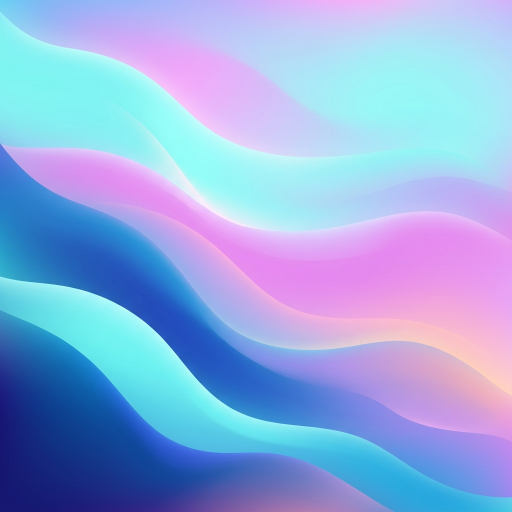
#> input picture bg.png, 1024 x 1024 px (shown at 1/2 size)
$ python -i test_whiten3.py   (imports and definitions only)
#> lines starting #> are read from the running program, lines starting #| are printed output that depends on the picture
import cv2
import numpy as np

def whiten_background_new(image):
    if image is None:
        return None
    gray = cv2.cvtColor(image, cv2.COLOR_BGR2GRAY)
    h_orig, w_orig = gray.shape
    scale = 0.2
    gray_small = cv2.resize(gray, (0, 0), fx=scale, fy=scale)
    kernel = np.ones((11, 11), np.uint8)
    bg_gray_small = cv2.dilate(gray_small, kernel)
    bg_gray = cv2.resize(bg_gray_small, (w_orig, h_orig))
    bg_gray = np.maximum(bg_gray, 1)

    image_float = image.astype(np.float32)
    bg_gray_float = bg_gray.astype(np.float32)
    bg_gray_float = np.expand_dims(bg_gray_float, axis=-1)

    result = np.clip((image_float / bg_gray_float) * 255.0, 0, 255).astype(np.uint8)
    return result

img = np.full((500, 500, 3), 180, dtype=np.uint8)
# [2 lines not run here, left out]

result = whiten_background_new(img)
# [2 lines not run here, left out]

>>> import cv2
>>> picture = cv2.imread('bg.png')
#> picture is the input picture: shape (1024, 1024, 3); mean B, G, R 223.8, 172, 145.4
>>> result = whiten_background_new(picture)
#> in whiten_background_new (call 2), `gray = cv2.cvtColor(image, cv2.COLOR_BGR2GRAY)`:
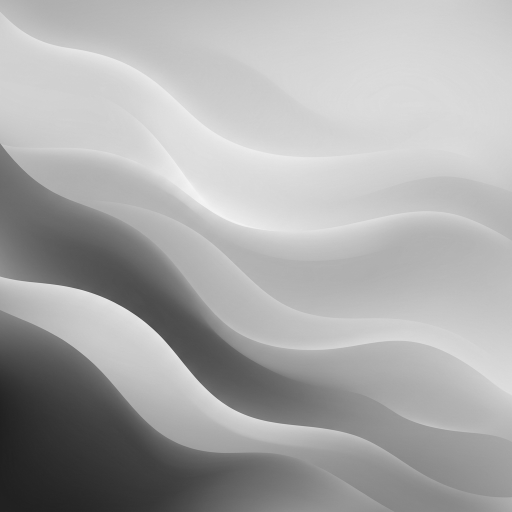
#> gray: shape (1024, 1024) (shown at 1/2 size); min 29, max 246, mean 170
#> in whiten_background_new (call 2), `gray_small = cv2.resize(gray, (0, 0), fx=scale, fy=scale)`:
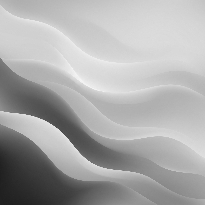
#> gray_small: shape (205, 205); min 31, max 245, mean 169.9
#> in whiten_background_new (call 2), `bg_gray_small = cv2.dilate(gray_small, kernel)`:
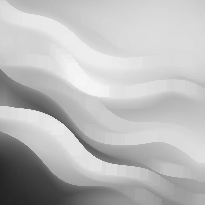
#> bg_gray_small: shape (205, 205); min 34, max 245, mean 186.8
#> in whiten_background_new (call 2), `result = np.clip((image_float / bg_gray_float) * 255.0, 0, 255).astype..`:
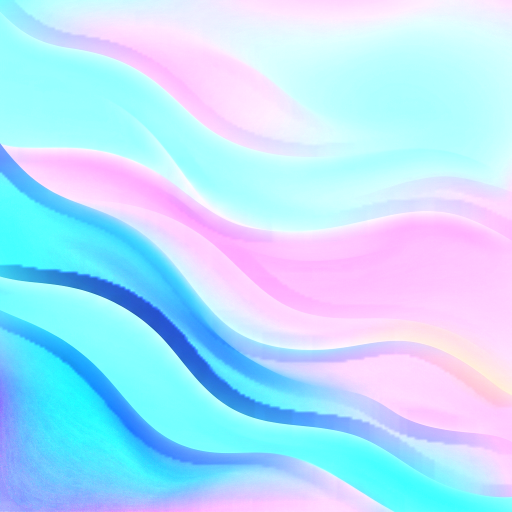
#> result: shape (1024, 1024, 3) (shown at 1/2 size); mean B, G, R 253.7, 225.1, 182.4
